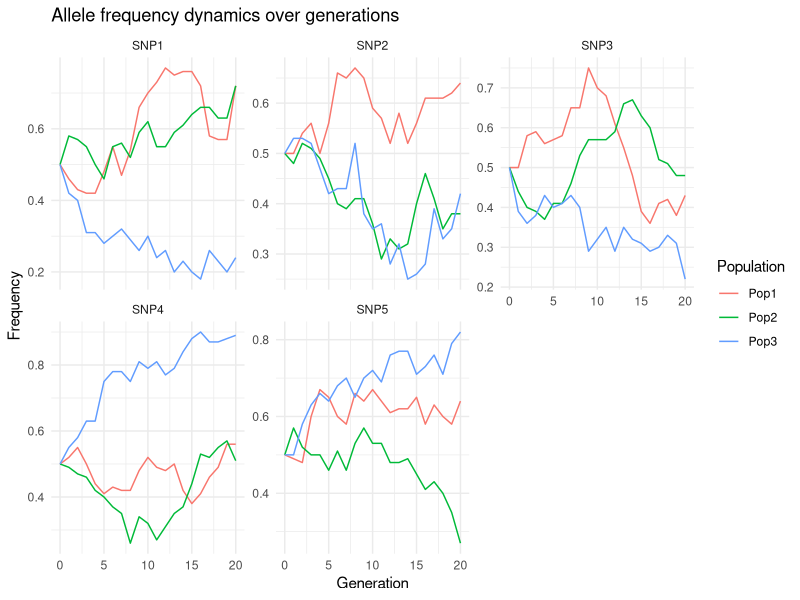
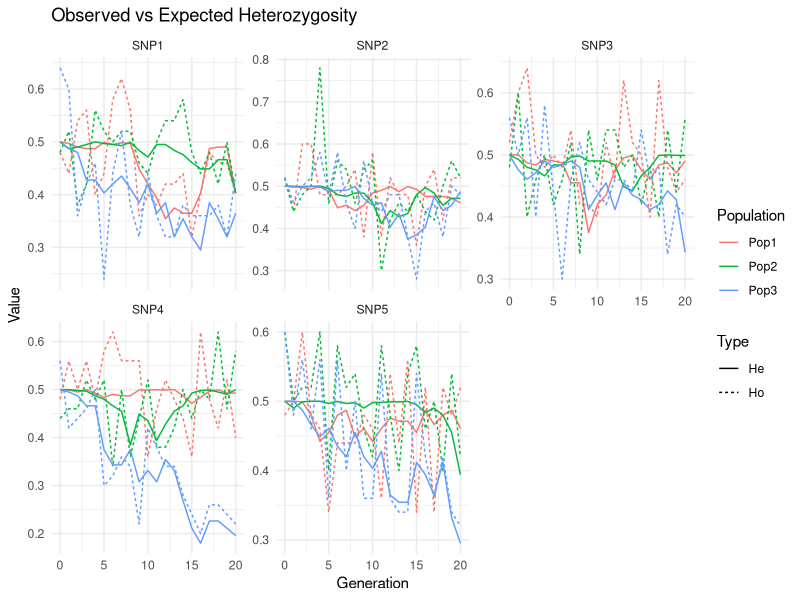
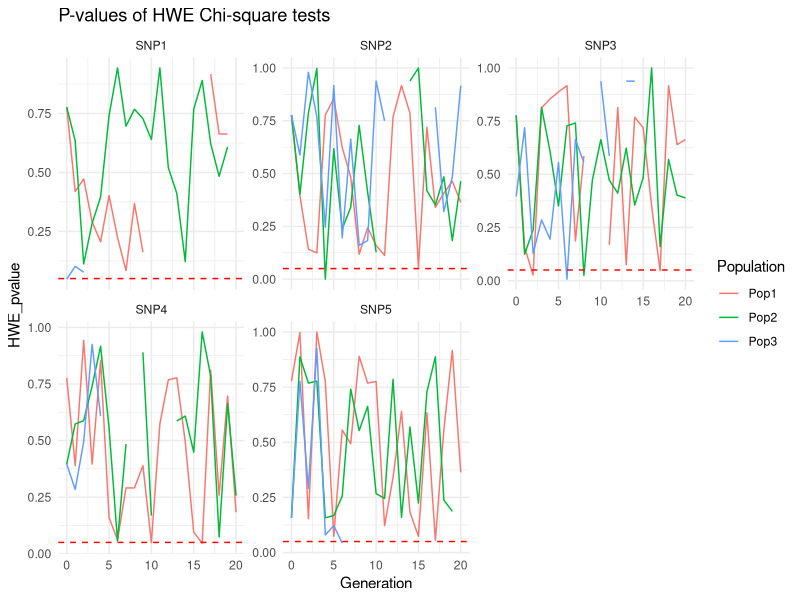

The R source for these figures, in order:
# Load libraries
library(tidyverse)

# Set parameters
set.seed(123)
n_populations <- 3
n_individuals <- 50
n_snps <- 5
n_generations <- 20
initial_freqs <- rep(0.5, n_snps)# runif(n_snps, 0.3, 0.7) 
nucleotides <- c("A", "C", "G", "T")

# Generate SNP markers: random allele pairs
snp_alleles <- replicate(n_snps, sample(nucleotides, 2, replace = FALSE), simplify = FALSE)
names(snp_alleles) <- paste0("SNP", 1:n_snps)

# Functions
calculate_allele_freq <- function(genotypes, alleles) {
  allele_counts <- table(unlist(strsplit(paste(genotypes, collapse=""), "")))
  total_alleles <- sum(allele_counts)
  freq <- ifelse(alleles[1] %in% names(allele_counts), allele_counts[[alleles[1]]], 0) / total_alleles
  return(freq)
}

calculate_ho <- function(genotypes) {
  heterozygotes <- sum(substr(genotypes, 1, 1) != substr(genotypes, 2, 2))
  ho <- heterozygotes / length(genotypes)
  return(ho)
}

calculate_he <- function(freq) {
  he <- 2 * freq * (1 - freq)
  return(he)
}

hwe_test <- function(genotypes, alleles) {
  counts <- table(genotypes)
  homo1 <- counts[paste0(alleles[1], alleles[1])]
  homo2 <- counts[paste0(alleles[2], alleles[2])]
  het1 <- counts[paste0(alleles[1], alleles[2])]
  het2 <- counts[paste0(alleles[2], alleles[1])]
  hets <- sum(het1, het2, na.rm=TRUE)
  
  homo1 <- ifelse(is.na(homo1), 0, homo1)
  homo2 <- ifelse(is.na(homo2), 0, homo2)
  
  n <- homo1 + homo2 + hets
  if (n == 0) return(NA)
  
  p <- (2*homo1 + hets) / (2*n)
  q <- 1 - p
  
  expected <- c(p^2, 2*p*q, q^2) * n
  observed <- c(homo1, hets, homo2)
  
  if (any(expected < 5)) return(NA)
  
  chisq <- sum((observed - expected)^2 / expected)
  pvalue <- pchisq(chisq, df=1, lower.tail=FALSE)
  return(pvalue)
}

initialize_generation <- function(n_individuals, snp_alleles, initial_freqs) {
  genotypes <- map2(snp_alleles, initial_freqs, function(alleles, freq) {
    total_alleles <- n_individuals * 2
    
    n_allele1 <- round(freq * total_alleles)
    n_allele2 <- total_alleles - n_allele1
    
    allele_pool <- c(rep(alleles[1], n_allele1), rep(alleles[2], n_allele2))
    
    if (length(allele_pool) != total_alleles) {
      stop("Allele pool size mismatch")
    }
    
    shuffled_alleles <- sample(allele_pool)
    genotypes <- sapply(seq(1, total_alleles, by=2), function(i) {
      paste0(sort(c(shuffled_alleles[i], shuffled_alleles[i+1])), collapse="")
    })
    
    return(genotypes)
  }) %>%
    set_names(names(snp_alleles)) %>%
    as_tibble()
  
  sexes <- sample(c("M", "F"), n_individuals, replace=TRUE)
  if (abs(sum(sexes=="M") - sum(sexes=="F")) > 1) {
    n_m <- floor(n_individuals/2)
    n_f <- n_individuals - n_m
    sexes <- sample(c(rep("M", n_m), rep("F", n_f)))
  }
  
  tibble(ID=1:n_individuals, Sex=sexes) %>% bind_cols(genotypes)
}

next_generation <- function(prev_gen, snp_alleles) {
  males <- prev_gen %>% filter(Sex == "M")
  females <- prev_gen %>% filter(Sex == "F")
  
  n_individuals <- nrow(prev_gen)
  new_gen <- tibble(ID=1:n_individuals, Sex=sample(c("M", "F"), n_individuals, replace=TRUE))
  
  for (snp in names(snp_alleles)) {
    male_pool <- unlist(strsplit(paste(males[[snp]], collapse=""), ""))
    female_pool <- unlist(strsplit(paste(females[[snp]], collapse=""), ""))
    
    male_alleles <- sample(male_pool, n_individuals, replace=TRUE)
    female_alleles <- sample(female_pool, n_individuals, replace=TRUE)
    
    new_gen[[snp]] <- mapply(function(m,f) paste0(sort(c(m,f)), collapse=""), male_alleles, female_alleles)
  }
  
  return(new_gen)
}

# Initialize populations
populations <- map(1:n_populations, ~initialize_generation(n_individuals, snp_alleles, initial_freqs))
names(populations) <- paste0("Pop", 1:n_populations)

# Store results
genotype_history <- list()
genotype_counts <- list()

# Main loop
for (pop_name in names(populations)) {
  pop_hist <- list()
  pop_counts <- list()
  pop <- populations[[pop_name]]
  
  for (gen in 0:n_generations) {
    pop$Generation <- gen
    pop$Population <- pop_name
    
    pop_hist[[as.character(gen)]] <- pop
    
    for (snp in names(snp_alleles)) {
      alleles <- snp_alleles[[snp]]
      freq <- calculate_allele_freq(pop[[snp]], alleles)
      ho <- calculate_ho(pop[[snp]])
      he <- calculate_he(freq)
      pvalue <- hwe_test(pop[[snp]], alleles)
      
      pop_counts[[length(pop_counts)+1]] <- tibble(
        Population = pop_name,
        Generation = gen,
        SNP = snp,
        Allele = alleles[1],
        Frequency = freq,
        Ho = ho,
        He = he,
        HWE_pvalue = pvalue
      )
    }
    
    if (gen != n_generations) {
      pop <- next_generation(pop, snp_alleles)
    }
  }
  
  genotype_history[[pop_name]] <- bind_rows(pop_hist)
  genotype_counts[[pop_name]] <- bind_rows(pop_counts)
}

# Final dataframes
genotype_history_df <- bind_rows(genotype_history)
genotype_counts_df <- bind_rows(genotype_counts)

################################################################################
# Allele frequency dynamics
ggplot(genotype_counts_df, aes(x=Generation, y=Frequency, color=Population)) +
  geom_line() +
  facet_wrap(~SNP, scales="free_y") +
  theme_minimal() +
  ggtitle("Allele frequency dynamics over generations")

# Observed vs expected heterozygosity
genotype_counts_long <- genotype_counts_df %>%
  pivot_longer(cols=c(Ho, He), names_to="Type", values_to="Value")

ggplot(genotype_counts_long, aes(x=Generation, y=Value, color=Population, linetype=Type)) +
  geom_line() +
  facet_wrap(~SNP, scales="free_y") +
  theme_minimal() +
  ggtitle("Observed vs Expected Heterozygosity")

# HWE p-values
ggplot(genotype_counts_df, aes(x=Generation, y=HWE_pvalue, color=Population)) +
  geom_line() +
  facet_wrap(~SNP, scales="free_y") +
  geom_hline(yintercept=0.05, linetype="dashed", color="red") +
  theme_minimal() +
  ggtitle("P-values of HWE Chi-square tests")














